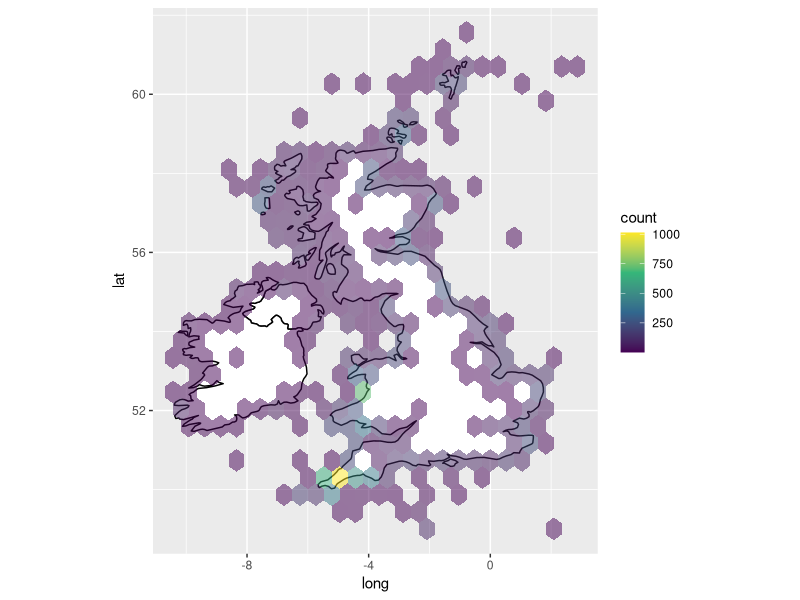
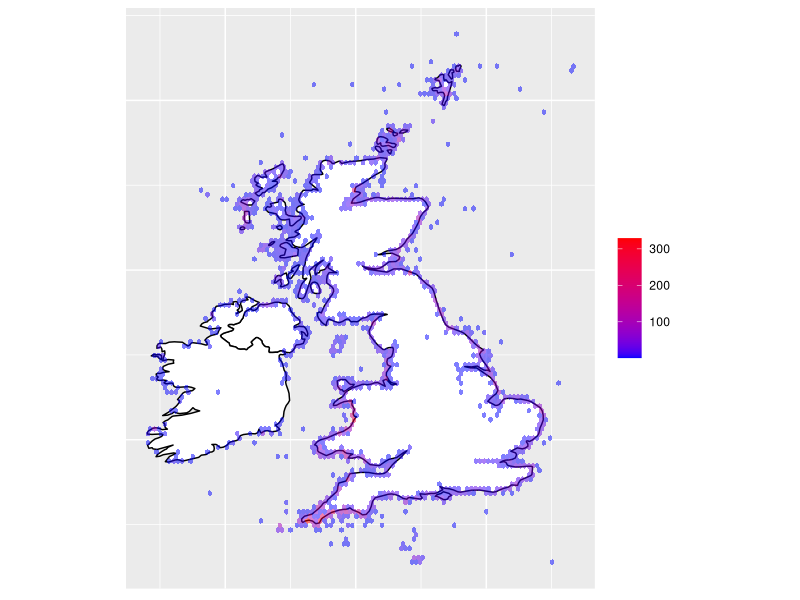
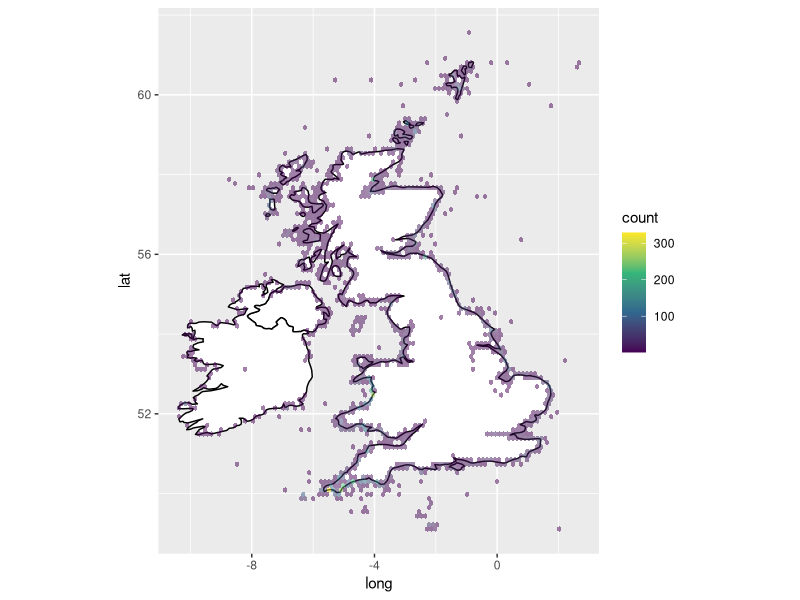

The R script that drew these images, in order:
# Plot strandings as hex grids rather than points
# Because it looks cool :)

library(ggplot2)
library(viridis)
library(dplyr)

# Extract UK map
#Added Ireland 
uk <- map_data("world", regions = c('UK', 'Ireland'))

# Create base map
gg1 <- 
  ggplot() + 
  geom_polygon(data = uk, aes(x = long, y = lat, group = group), 
               fill = "white", color = "black") + 
  coord_fixed(1.3) 

# Read in the strandings data
ds <- read.csv("cleandatesnames.csv")

# Remove NAs from coordinates
# And restrict to things in UK waters
ds <- ds %>%
  filter(!is.na(Latitude) & !is.na(Longitude)) %>%
  filter(Latitude < 65 & Latitude > 45) %>%
  filter(Longitude < 3 & Latitude > -8)

# Basic plot using viridis colour scheme
# Note that you can change bins and transparency
gg1+
geom_hex(data = ds, aes(y = Latitude, x= Longitude), bins = 25, alpha = 0.5) +
scale_fill_gradientn(colours = viridis(4))

# More complex plot, with axes removed, smaller bins, defined colours, and simpler legend
gg1+
  geom_hex(data = ds, aes(y = Latitude, x= Longitude), bins = 100, alpha = 0.5) +
  scale_fill_gradientn(colours = c("blue", "red")) +
  theme(axis.line  = element_blank(),
        axis.text  = element_blank(),
        axis.ticks = element_blank(),
        axis.title = element_blank()) +
  guides(fill = guide_colorbar(title = NULL, ticks = FALSE))


# And finally (I am in love with this feature)
# if you want to know the values for each of the hexagons...

gg2 <- gg1+
geom_hex(data = ds, aes(y = Latitude, x= Longitude), bins = 100, alpha = 0.5) +
scale_fill_gradientn(colours = viridis(4))

pg <- ggplot_build(gg2)

# Look at this object
pg

# Hex values are in pg$data[[2]]$count
pg$data[[2]]$count
